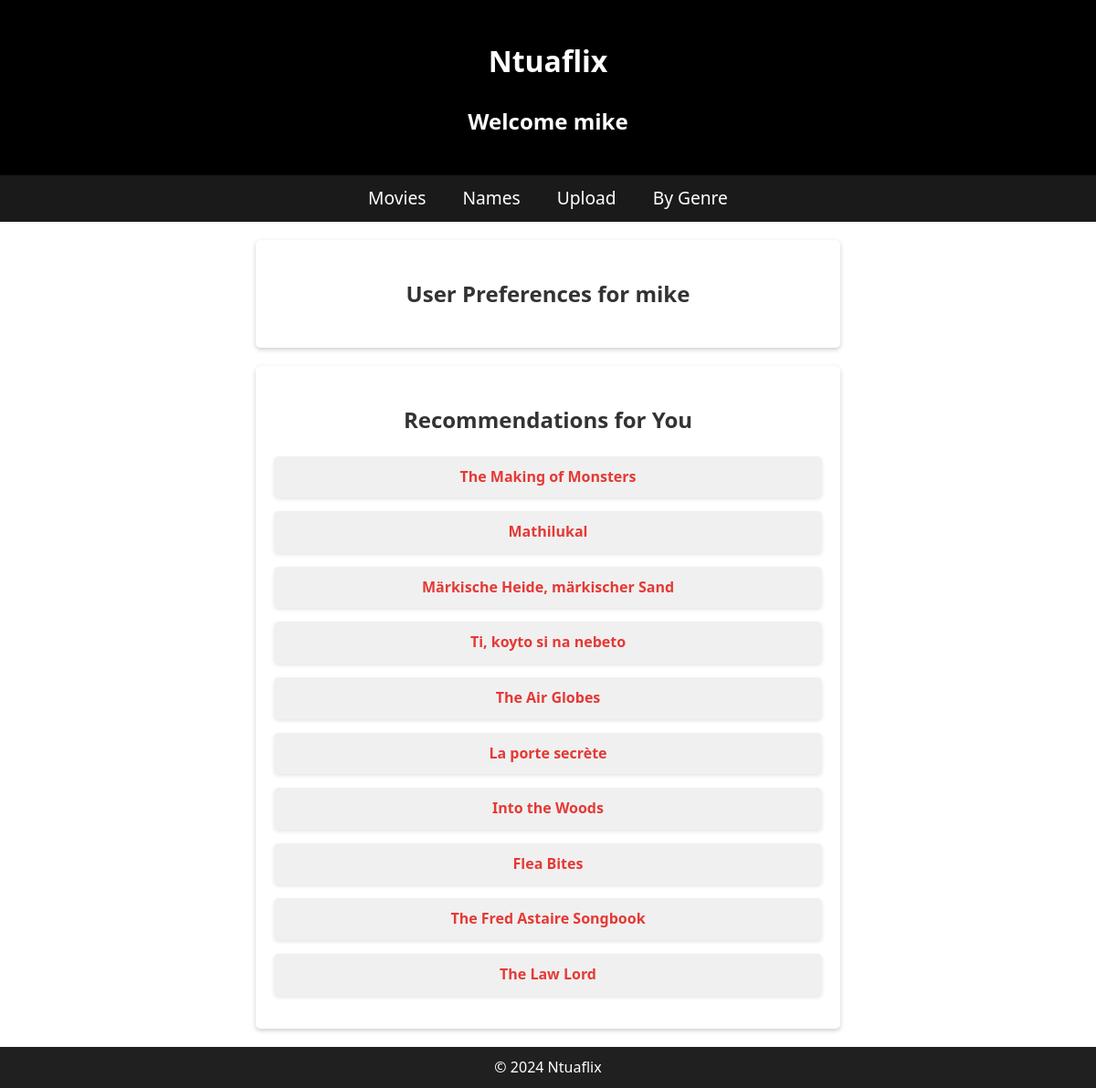
Screenshot of /ntuaflix_api/ (signed in) with the database file from the repository.
### myApp/models.py (models this page shows)
class Movies(models.Model):
  IS_ADULT_CHOICES = [
    (0, 'False'),
    (1, 'True')
  ]
  TITLE_TYPE_CHOICES = [
    ('short', 'short'),
    ('movie', 'movie'),
    ('tvEpisode', 'tvEpisode'),
    ]
  tconst = models.CharField(max_length=255, unique=True, primary_key=True)
  titleType = models.CharField(max_length=20, choices=TITLE_TYPE_CHOICES, null=False)
  primaryTitle = models.CharField(max_length=255, null=False)
  originalTitle = models.CharField(max_length=255, null=False)
  isAdult = models.BooleanField(choices=IS_ADULT_CHOICES, default=0)
  startYear = models.CharField(max_length=255, null=False, blank=False)
  endYear = models.CharField(max_length=255, default='\\N', null=True, blank=True)
  runtimeMinutes = models.PositiveIntegerField(default="\\N",null=True, blank=True)
  genres = models.CharField(max_length=255,default="\\N", null=True, blank=True)
  img_url_asset = models.URLField(max_length=2000, default="\\N", blank=True, null=True)

### myApp/views.py (the view)
# urls.py: path("", views.home, name="home"),
def home(request):
    if 'user' in request.session:
        current_user = request.session['user']
        top_ratings = Ratings.objects.annotate(
            numeric_rating=Cast('averageRating', FloatField())
        ).order_by('-numeric_rating')[:10]
        movies = Movies.objects.filter(tconst__in=[rating.tconst for rating in top_ratings])
        titles = []
        for movie in movies:
            titles.append((movie.tconst,movie.primaryTitle))
            context = {
        'titles': titles,
        'current_user': current_user
        }
        return render(request, 'home.html', context)
    else:
        message = 'Please enter a valid Username or Password.'
        context = {
        'message' : message,
        }
        return render(request,'login.html', context)
    return render(request, 'login.html')

### myApp/templates/home.html (shortened to what this page needs)
<!DOCTYPE html>
<html lang="en">
<head>
</head>
<body>
    <header>
        <h1>Ntuaflix</h1>
        <h2> Welcome {{ current_user }} </h2>
    </header>
    <nav>
        <a href="/ntuaflix_api/title">Movies</a>
        <a href="/ntuaflix_api/name">Names</a>
        <a href="/ntuaflix_api/upload">Upload</a>
        <a href="/ntuaflix_api/bygenre/html">By Genre</a>
    </nav>
    <div class="main-container">
        <div class="section preferences-section">
            <h2>User Preferences for {{ current_user }}</h2>
        </div>
        <div class="section recommendations-section">
            <h2>Recommendations for You</h2>
            <ul>
                {% for title in titles %}
                <li><a href="/ntuaflix_api/title/{{ title.0 }}/html">{{ title.1 }}</a></li>
                {% endfor %}
            </ul>
        </div>
    </div>
    <footer>
        <p>© 2024 Ntuaflix</p>
    </footer>
</body>
</html>

### myApp/templates/home.html (style rules this page uses)
body { font-family: 'Segoe UI', Tahoma, Geneva, Verdana, sans-serif; margin: 0; padding: 0; background: url('https://png.pngtree.com/thumb_back/fh260/background/20230703/pngtree-3d-rendered-movie-theatre-with-white-screen-image_3732826.jpg') no-repeat center center fixed; background-size: cover; color: #333; line-height: 1.6; }
header { background: #000000; color: white; padding: 20px 0; text-align: center; }
nav { background-color: #1a1a1a; padding: 10px 0; display: flex; justify-content: center; align-items: center; }
nav a { color: white; margin: 0 20px; text-decoration: none; font-size: 1.2em; transition: color 0.3s ease-out; }
.section { background: white; border-radius: 5px; padding: 20px; margin: 20px auto; max-width: 600px; box-shadow: 0 2px 5px rgba(0, 0, 0, 0.2); text-align: center; }
.section h2 { color: #333; margin-bottom: 20px; }
ul { list-style: none; padding: 0; text-align: center; }
li { display: flex; align-items: center; justify-content: center; margin-bottom: 15px; padding: 10px; border-radius: 5px; background-color: #f0f0f0; box-shadow: 0 2px 4px rgba(0, 0, 0, 0.1); text-align: center; flex-direction: column; }
li a { color: #E53935; font-weight: bold; text-decoration: none; transition: color 0.2s ease-in-out; }
footer { background: #202020; color: white; text-align: center; padding: 10px 0; margin-top: 20px; }
footer p { margin: 0; padding: 0; }

### rows the page displays
Movies: primaryTitle "The Making of Monsters"
Movies: primaryTitle "Mathilukal"
Movies: primaryTitle "Märkische Heide, märkischer Sand"
Movies: primaryTitle "Ti, koyto si na nebeto"
Movies: primaryTitle "The Air Globes"
Movies: primaryTitle "La porte secrète"
Movies: primaryTitle "Into the Woods"
Movies: primaryTitle "Flea Bites"
Movies: primaryTitle "The Fred Astaire Songbook"
Movies: primaryTitle "The Law Lord"

### other values shown
{{ current_user }} "mike"
